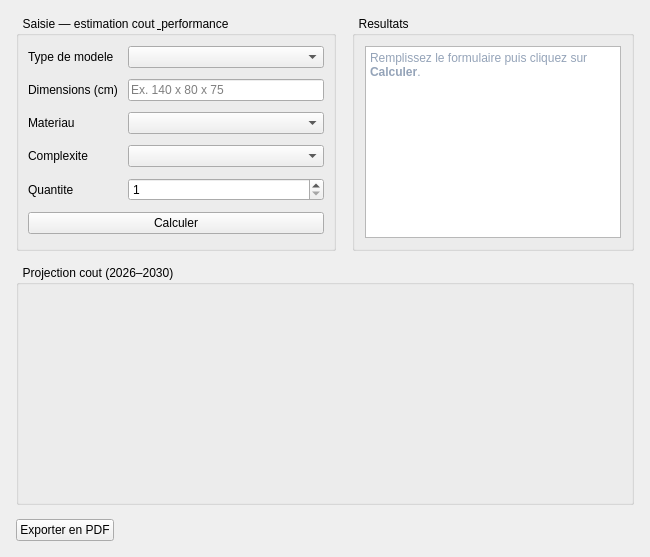
          <widget class="QWidget" name="tab_mod_performance">
           <attribute name="title">
            <string>Cout &amp; performance</string>
           </attribute>
           <layout class="QVBoxLayout" name="vl_mod_perf_root">
            <property name="spacing">
             <number>14</number>
            </property>
            <property name="leftMargin">
             <number>16</number>
            </property>
            <property name="topMargin">
             <number>16</number>
            </property>
            <property name="rightMargin">
             <number>16</number>
            </property>
            <property name="bottomMargin">
             <number>16</number>
            </property>
            <item>
             <layout class="QHBoxLayout" name="hl_mod_perf">
              <property name="spacing">
               <number>16</number>
              </property>
              <item>
               <widget class="QGroupBox" name="gb_mod_perf_entry">
              <property name="title">
               <string>  Saisie — estimation cout &amp; performance  </string>
              </property>
              <property name="minimumSize">
               <size>
                <width>320</width>
                <height>0</height>
               </size>
              </property>
              <layout class="QGridLayout" name="gl_mod_perf_entry">
               <property name="horizontalSpacing">
                <number>10</number>
               </property>
               <property name="verticalSpacing">
                <number>10</number>
               </property>
               <item row="0" column="0">
                <widget class="QLabel" name="lb_mod_perf_type">
                 <property name="text">
                  <string>Type de modele</string>
                 </property>
                </widget>
               </item>
               <item row="0" column="1">
                <widget class="QComboBox" name="cb_mod_perf_type"/>
               </item>
               <item row="1" column="0">
                <widget class="QLabel" name="lb_mod_perf_dimensions">
                 <property name="text">
                  <string>Dimensions (cm)</string>
                 </property>
                </widget>
               </item>
               <item row="1" column="1">
                <widget class="QLineEdit" name="le_mod_perf_dimensions">
                 <property name="placeholderText">
                  <string>Ex. 140 x 80 x 75</string>
                 </property>
                </widget>
               </item>
               <item row="2" column="0">
                <widget class="QLabel" name="lb_mod_perf_materiau">
                 <property name="text">
                  <string>Materiau</string>
                 </property>
                </widget>
               </item>
               <item row="2" column="1">
                <widget class="QComboBox" name="cb_mod_perf_materiau"/>
               </item>
               <item row="3" column="0">
                <widget class="QLabel" name="lb_mod_perf_complexite">
                 <property name="text">
                  <string>Complexite</string>
                 </property>
                </widget>
               </item>
               <item row="3" column="1">
                <widget class="QComboBox" name="cb_mod_perf_complexite"/>
               </item>
               <item row="4" column="0">
                <widget class="QLabel" name="lb_mod_perf_quantite">
                 <property name="text">
                  <string>Quantite</string>
                 </property>
                </widget>
               </item>
               <item row="4" column="1">
                <widget class="QSpinBox" name="sb_mod_perf_quantite">
                 <property name="minimum">
                  <number>1</number>
                 </property>
                 <property name="maximum">
                  <number>500</number>
                 </property>
                 <property name="value">
                  <number>1</number>
                 </property>
                </widget>
               </item>
               <item row="5" column="0" colspan="2">
                <widget class="QPushButton" name="btn_mod_perf_calculate">
                 <property name="text">
                  <string>Calculer</string>
                 </property>
                </widget>
               </item>
              </layout>
             </widget>
            </item>
            <item>
             <widget class="QGroupBox" name="gb_mod_perf_results">
              <property name="title">
               <string>  Resultats  </string>
              </property>
              <layout class="QVBoxLayout" name="vl_mod_perf_results">
               <property name="spacing">
                <number>8</number>
               </property>
               <property name="leftMargin">
                <number>10</number>
               </property>
               <property name="topMargin">
                <number>10</number>
               </property>
               <property name="rightMargin">
                <number>10</number>
               </property>
               <property name="bottomMargin">
                <number>10</number>
               </property>
               <item>
                <widget class="QTextBrowser" name="tb_mod_perf_result">
                 <property name="readOnly">
                  <bool>true</bool>
                 </property>
                 <property name="openExternalLinks">
                  <bool>false</bool>
                 </property>
                 <property name="html">
                  <string>&lt;p style='color:#94a3b8;'&gt;Remplissez le formulaire puis cliquez sur &lt;b&gt;Calculer&lt;/b&gt;.&lt;/p&gt;</string>
                 </property>
                </widget>
               </item>
              </layout>
             </widget>
            </item>
             </layout>
            </item>
            <item>
             <widget class="QGroupBox" name="gb_mod_perf_chart">
              <property name="title">
               <string>  Projection cout (2026–2030)  </string>
              </property>
              <property name="minimumSize">
               <size>
                <width>0</width>
                <height>240</height>
               </size>
              </property>
              <layout class="QVBoxLayout" name="vl_mod_perf_chart">
               <property name="spacing">
                <number>0</number>
               </property>
               <property name="leftMargin">
                <number>6</number>
               </property>
               <property name="topMargin">
                <number>6</number>
               </property>
               <property name="rightMargin">
                <number>6</number>
               </property>
               <property name="bottomMargin">
                <number>6</number>
               </property>
               <item>
                <widget class="QWidget" name="w_mod_perf_chart_placeholder" native="true"/>
               </item>
              </layout>
             </widget>
            </item>
            <item>
             <layout class="QHBoxLayout" name="hl_mod_perf_footer">
              <item>
               <widget class="QPushButton" name="btn_mod_perf_export_pdf">
                <property name="text">
                 <string>Exporter en PDF</string>
                </property>
               </widget>
              </item>
              <item>
               <spacer name="hs_mod_perf_footer">
                <property name="orientation">
                 <enum>Qt::Orientation::Horizontal</enum>
                </property>
                <property name="sizeHint" stdset="0">
                 <size>
                  <width>40</width>
                  <height>20</height>
                 </size>
                </property>
               </spacer>
              </item>
             </layout>
            </item>
           </layout>
          </widget>
